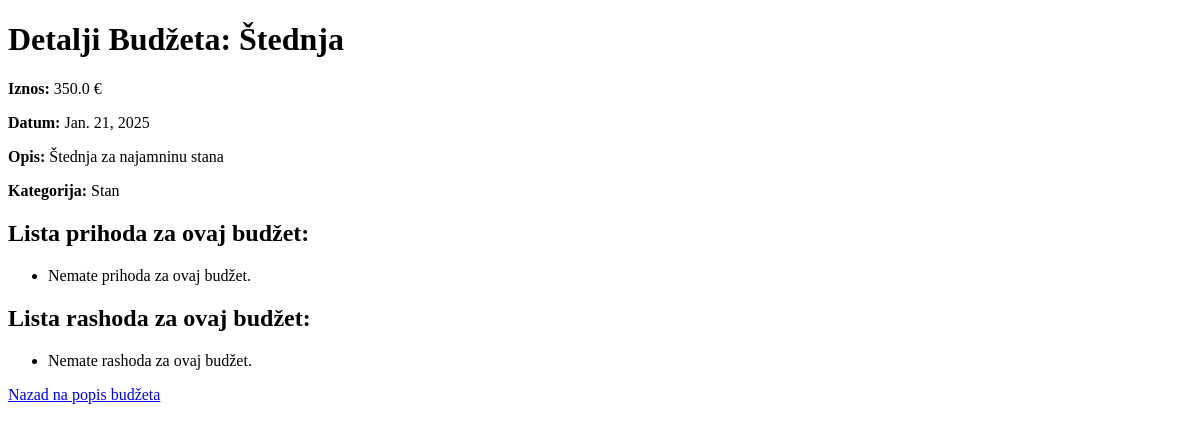
The page /main/budzet/Štednja/ on the database as committed earlier.
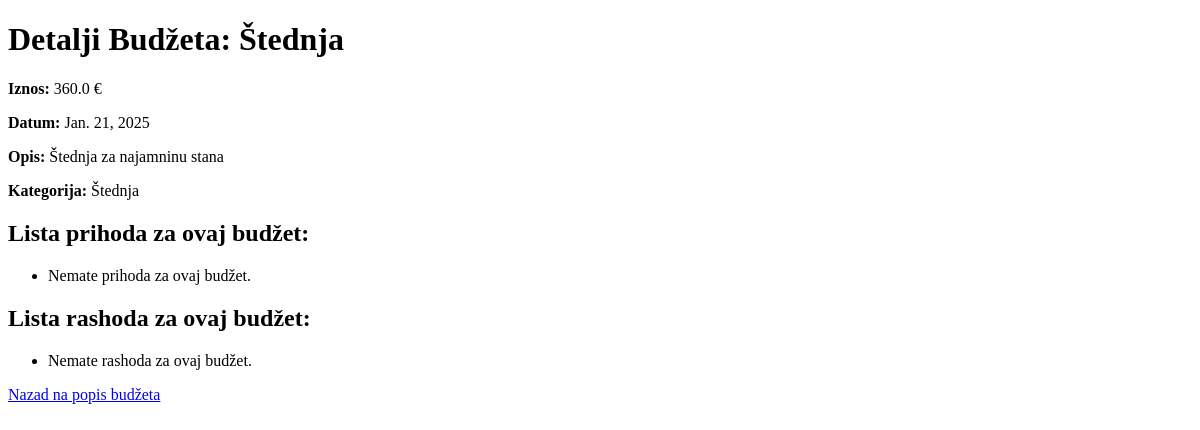
The same page on the database as committed later.
### main/models.py (models this page shows, shortened)
class Budzet(models.Model):
    naziv = models.CharField(max_length=30)
    iznos = models.FloatField()
    datum = models.DateField()
    opis = models.TextField()
    tag = models.OneToOneField('Tag', on_delete=models.SET_NULL, null=True, blank=True, related_name='budzet')

class Tag(models.Model):
    naziv = models.CharField(max_length=50)
    budzeti = models.ManyToManyField(Budzet, blank=True, related_name='tagovi')
    prihodi = models.ManyToManyField(Prihod, blank=True, related_name='tagovi')
    rashodi = models.ManyToManyField(Rashod, blank=True, related_name='tagovi')
    opis = models.TextField(null=True, blank=True)

### main/views.py (the view)
# urls.py: path('budzet/<str:naziv>/', BudzetDetailView.as_view(), name='budzet_detail'),
class BudzetDetailView(DetailView):
    model = Budzet
    template_name = 'main/budzet_detail.html'
    context_object_name = 'budzet'
    def get_object(self):
        return get_object_or_404(Budzet, naziv=self.kwargs['naziv'])

### main/templates/main/budzet_detail.html (shortened to what this page needs)
<!DOCTYPE html>
<html lang="hr">
<head>
</head>
<body>
    <h1>Detalji Budžeta: {{ budzet.naziv }}</h1>
    <p><strong>Iznos:</strong> {{ budzet.iznos }} €</p>
    <p><strong>Datum:</strong> {{ budzet.datum }}</p>
    <p><strong>Opis:</strong> {{ budzet.opis }}</p>
    <p><strong>Kategorija:</strong> {% if budzet.tag %}{{ budzet.tag.naziv }}{% else %}Nema kategorije{% endif %}</p>
    <h2>Lista prihoda za ovaj budžet:</h2>
    <ul>
        {% for prihod in budzet.prihodi.all %}
            <li>{{ prihod.naziv }} - {{ prihod.iznos }} €</li>
        {% empty %}
            <li>Nemate prihoda za ovaj budžet.</li>
        {% endfor %}
    </ul>
    <h2>Lista rashoda za ovaj budžet:</h2>
    <ul>
        {% for rashod in budzet.rashodi.all %}
            <li>{{ rashod.naziv }} - {{ rashod.iznos }} €</li>
        {% empty %}
            <li>Nemate rashoda za ovaj budžet.</li>
        {% endfor %}
    </ul>
    <a href="{% url 'budzet_list' %}">Nazad na popis budžeta</a>
</body>
</html>

Rows that differ between the two databases and show on the page:
changed Budzet "Štednja": iznos "350.0" → "360.0"; tag.naziv "Stan" → "Štednja"
